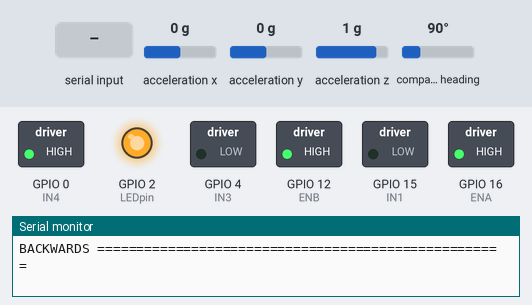
This sketch was run on a simulated ESP32. Parts: switched loads named in the sketch (green lamp = pin HIGH), output pins drawn as LEDs (lit = HIGH), the last lines printed to the serial monitor. The test bench sets the inputs (shaded band); at power-on: acceleration x 0 g, acceleration z 1 g, acceleration y 0 g, compass heading 90°. Nothing arrives over Bluetooth unless stated.

Above: at 5.8 s.
5.9 s: "set1=90\n" received over the second serial link
At 7.2 s:
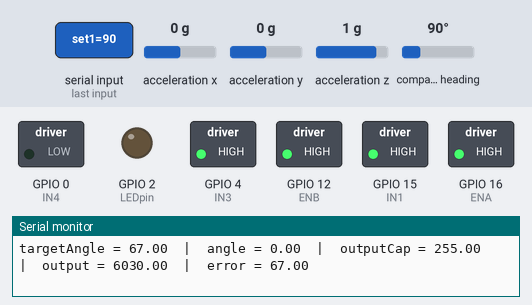
7.5 s: acceleration x set to 0.8 g
10.5 s: acceleration z set to 0.5 g
12.0 s: acceleration z set to 0.3 g
At 12.3 s:
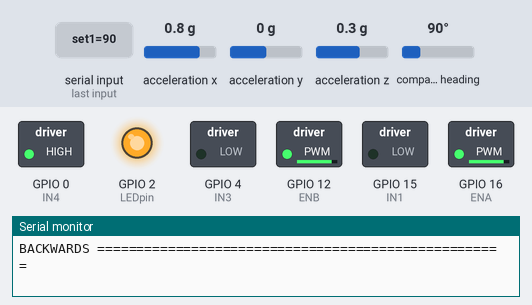
13.5 s: "set3=90\n" received over the second serial link
At 14.0 s:
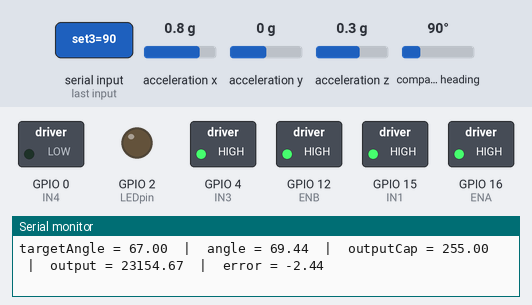
15.1 s: acceleration z set to -0.8 g
At 17.87 s:
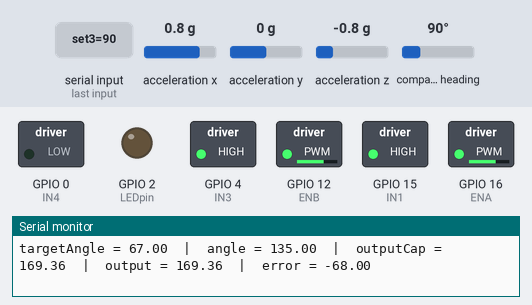
Timing chart, 0 to 19.1 s (numbered marks = the images above; inputs shaded):
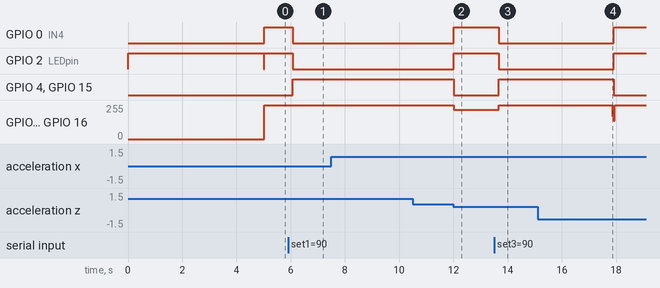

The sketch:

PIDloop.ino
```cpp
/*

TODO:
- add a globabl boolean that can be used to print out the angle and output to the serial blueooth monitor
- why isn't motor1 (ENA) moving backwards at all? -- beacuse the LED pin is the same as the motor direction pin oops

*/


#include <Wire.h>
#include <Adafruit_Sensor.h>
#include <Adafruit_BNO055.h>
#include <BluetoothSerial.h>

Adafruit_BNO055 bno = Adafruit_BNO055(55);


// ===================================== variables
BluetoothSerial SerialBT;
bool oneTime = false;
String inputBuffer = " ";

const int PID_INTERVAL_MS = 10;


//  PID loop variables
float kp = -5.0;  // var1
float kd = 0.0;   // var2
float ki = 0.0;   // var3

float error, previousError = 0, integral = 0, derivative = 0;
unsigned long lastTime = 0, startTime = 0, lastPIDtime = 0;
bool calibrated = false;
float targetAngle = 67.00;


// ========================================== pin declarations
const int LEDpin = 2;

//Motor A pins
const int IN1 = 15;
const int IN2 = 2;
const int ENA = 16;  // PWM capable

// Motor B pins
const int IN3 = 4;
const int IN4 = 0;
const int ENB = 12;  // PWM capable


// ============= function prototypes
void handleCommand(String cmd);
void writeMotors(int motorSpeed);
void runPIDloop();

float getAngle();


// ======================= setup loop
void setup() {

  Serial.begin(115200);
  // pinMode(LEDpin, OUTPUT);
  digitalWrite(LEDpin, HIGH);


  SerialBT.begin("ESP32-BT-Ilan2");  // Bluetooth device name
  Serial.printf("Bluetooth ready. Pair and open a serial terminal.");

  Wire.begin(21, 22);  // set SDA and SCL for ESP32
  bno.begin();

  if (!bno.begin()) {
    Serial.println("Couldn't find BNO055. Check wiring!");
    while (1);
  }
  Serial.println("hello world");

  bno.setExtCrystalUse(true); // Optional but improves accuracy

  pinMode(IN1, OUTPUT);
  pinMode(IN2, OUTPUT);
  pinMode(ENA, OUTPUT);

  pinMode(IN3, OUTPUT);
  pinMode(IN4, OUTPUT);
  pinMode(ENB, OUTPUT);

  startTime = millis();


}


// =============================== main loop
void loop() {
  // digitalWrite(LEDpin, LOW);

  // calibrate if just started
  if (!calibrated && (millis() - startTime > 5000)){

    imu::Vector<3> euler = bno.getVector(Adafruit_BNO055::VECTOR_EULER);
    // targetAngle = euler.y();  // Set roll as upright reference
    calibrated = true;
    lastTime = millis();
    Serial.println("Calibrated! Target angle set.");
    SerialBT.print("main angle has been set! \r\n");
    digitalWrite(LEDpin, LOW);

  }

  // don't do anything until calibrated
  else if (!calibrated){
    return;
  }


  // work out the timing
  unsigned long now = millis();


  delay(10);


  if (SerialBT.available()) {
    if (!oneTime){
      SerialBT.print("Serial bluetooth conneccted! \r\n");
      oneTime = true;
    }

    char c = SerialBT.read();
    if (c == '\r' || c == '\n'){
      SerialBT.print("newline triggured! \r\n");
      handleCommand(inputBuffer);
      inputBuffer = "";  // Clear after command processed
    } else {
      inputBuffer += c;
    }
  }

  if (millis() - lastPIDtime >= PID_INTERVAL_MS){
    lastPIDtime = millis();
    runPIDloop();
  }

}


void runPIDloop(){
  // time calculations
  float dt = (millis() - lastTime) / 1000.0;
  lastTime = millis();

  float currentAngle = getAngle();  // pitch


  // PID calculations
  error = targetAngle - currentAngle;
  integral += error * dt;
  derivative = (error - previousError) / dt;
  float output = kp * error + kd * derivative + ki * integral;
  previousError = error;


  float outputCap = constrain(output, -255, 255);

  // SerialBT.printf("angle = %.2f  |  output = %.2f \r\n", currentAngle, output);
  Serial.printf("targetAngle = %.2f  |  angle = %.2f  |  outputCap = %.2f  |  output = %.2f  |  error = %.2f \r\n" , targetAngle, currentAngle, outputCap, output, error);


  writeMotors(output);

}


void writeMotors(int motorSpeed){

  if (motorSpeed > 100 && motorSpeed < -100){
    analogWrite(ENA, 0);
    analogWrite(ENB, 0);
    digitalWrite(IN1, LOW);
    digitalWrite(IN2, LOW);
    digitalWrite(IN3, LOW);
    digitalWrite(IN4, LOW);

  }

  // move backwards if negative number
  if (motorSpeed < -100){
    // make the speed positive
    motorSpeed *= -1;
    Serial.println("BACKWARDS ====================================================");

    digitalWrite(IN1, LOW);
    digitalWrite(IN2, HIGH);
    digitalWrite(IN3, LOW);
    digitalWrite(IN4, HIGH);


    // analogWrite(ENA, abs(motorSpeed));
    analogWrite(ENA, abs(motorSpeed));
    analogWrite(ENB, abs(motorSpeed));


  }

  else if (motorSpeed >= 100){

    digitalWrite(IN1, HIGH);
    digitalWrite(IN2, LOW);
    digitalWrite(IN3, HIGH);
    digitalWrite(IN4, LOW);

    analogWrite(ENA, motorSpeed);
    analogWrite(ENB, motorSpeed);

  }
}


float getAngle(){
  imu::Vector<3> euler = bno.getVector(Adafruit_BNO055::VECTOR_EULER);
  sensors_event_t accel_event;
  bno.getEvent(&accel_event, Adafruit_BNO055::VECTOR_ACCELEROMETER);
  float accel_z = accel_event.acceleration.z;

  // if leaning forwards, a_z is negative
  if (accel_z < 0){
    return (180.0 - euler.y());
  }

  // if leaning backwards, a_z is positive
  else {
   return euler.y();

  }


}


void handleCommand(String cmd) {
  cmd.trim();  // Remove leading/trailing spaces/newlines

  SerialBT.print("Received command: '");
  SerialBT.print(cmd);
  SerialBT.println("' \r\n");

  if (cmd.startsWith("set1=")) {
    kp = cmd.substring(5).toFloat();
    SerialBT.printf("Updated var1 = %.2f\r\n", kp);
  }
  else if (cmd.startsWith("set2=")) {
    kd = cmd.substring(5).toFloat();
    SerialBT.printf("Updated var2 = %.2f\r\n", kd);
  }
  else if (cmd.startsWith("set3=")) {
    ki = cmd.substring(5).toFloat();
    SerialBT.printf("Updated var3 = %.2f\r\n", ki);
  }
  else if (cmd.equalsIgnoreCase("get")) {
    SerialBT.printf("var1  (kp) = %.2f\r\n", kp);
    SerialBT.printf("var2  (kd)= %.2f\r\n", kd);
    SerialBT.printf("var3  (ki)= %.2f\r\n", ki);
    SerialBT.printf("var4  (angle)= %.2f (read-only)\r\n", targetAngle);
  }
  else if (cmd.equalsIgnoreCase("h")) {
    SerialBT.println("hello world\r\n");
  }
  else {
    SerialBT.println("Unknown command\r\n");
  }
}
```

Measured:
- the behaviour switches between 0.4 and 0.3 g on acceleration z (found by bisection; images 1 and 2)
- after the input at 5.9 s, GPIO 0 (IN4), GPIO 2 (LEDpin): HIGH → LOW after 0.17 s; GPIO 4 (IN3), GPIO 15 (IN1): LOW → HIGH after 0.17 s
- after the input at 12.0 s, GPIO 0 (IN4), GPIO 2 (LEDpin): LOW → HIGH at once; GPIO 4 (IN3), GPIO 15 (IN1): HIGH → LOW at once; GPIO 12 (ENB), GPIO 16 (ENA): 255/255 → 219/255 at once
- after the input at 13.5 s, GPIO 0 (IN4), GPIO 2 (LEDpin): HIGH → LOW after 0.17 s; GPIO 4 (IN3), GPIO 15 (IN1): LOW → HIGH after 0.17 s; GPIO 12 (ENB), GPIO 16 (ENA): 219/255 → 255/255 after 0.17 s
- after the input at 15.1 s, GPIO 0 (IN4), GPIO 2 (LEDpin): LOW → HIGH after 2.8 s; GPIO 4 (IN3), GPIO 15 (IN1): HIGH → LOW after 2.8 s; GPIO 12 (ENB), GPIO 16 (ENA): 255/255 → 169/255 after 2.8 s, → 136/255 0.05 s later, → 255/255 0.02 s later
